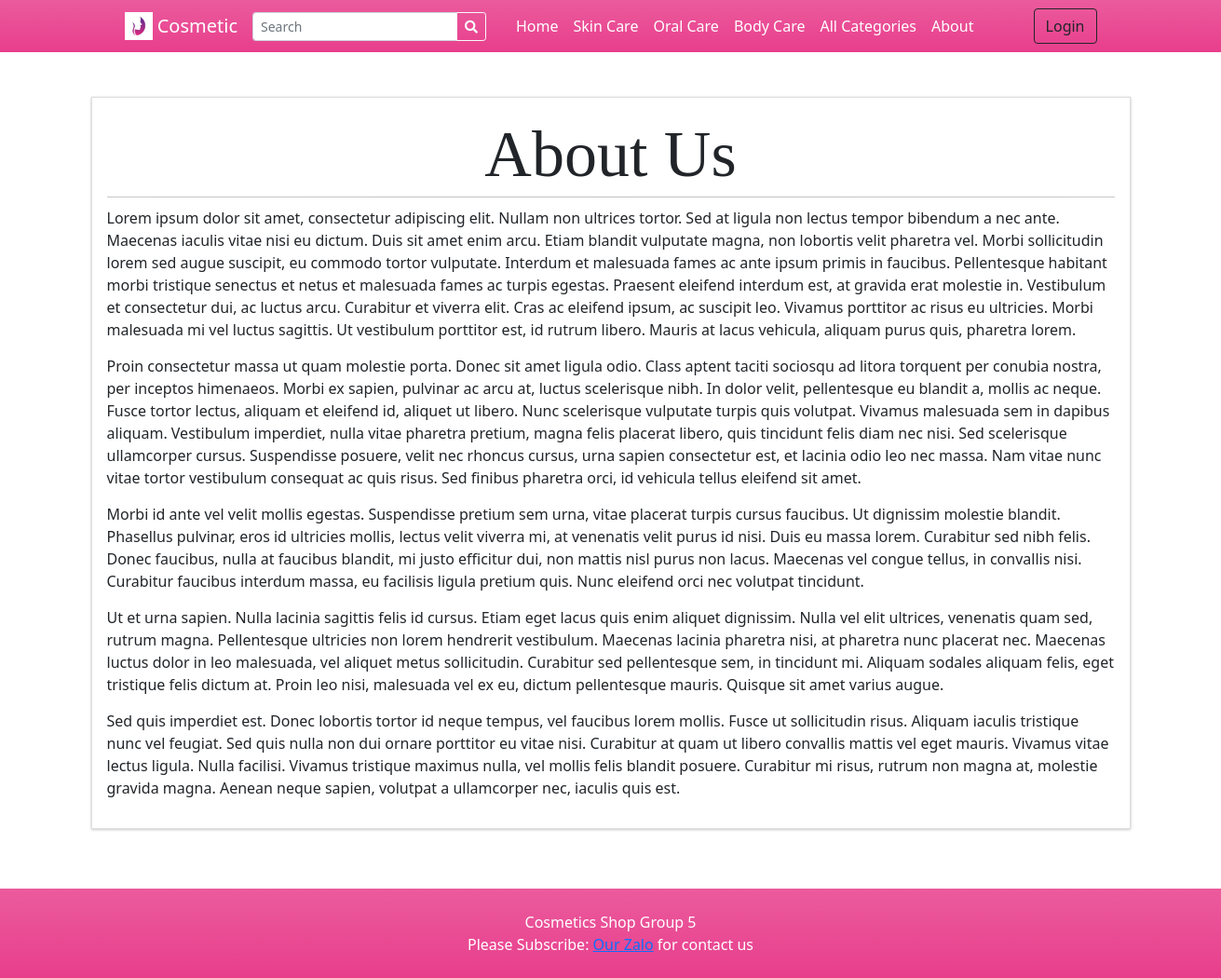
The page /?p=about on the database its author committed.
### tables this page shows
CREATE TABLE `categories` (
  `id` int(30) NOT NULL,
  `category` varchar(250) NOT NULL,
  `description` text DEFAULT NULL,
  `status` tinyint(1) NOT NULL DEFAULT 1,
  `delete_flag` tinyint(1) NOT NULL DEFAULT 0,
  `date_created` datetime NOT NULL DEFAULT current_timestamp()
);

### classes/DBConnection.php (called while the page is built, shortened)
<?php
class DBConnection{
    private $host = DB_SERVER;
    private $username = DB_USERNAME;
    private $password = DB_PASSWORD;
    private $database = DB_NAME;
    public $conn;
    public function __construct(){
        if (!isset($this->conn)) {
            $this->conn = new mysqli($this->host, $this->username, $this->password, $this->database);
        }
    }
}
?>

### classes/SystemSettings.php (called while the page is built, shortened)
<?php
class SystemSettings extends DBConnection{
	function userdata($field = ''){
		if(!empty($field)){
			if(isset($_SESSION['userdata'][$field]))
				return $_SESSION['userdata'][$field];
			else
				return null;
		}else{
			return false;
		}
	}
	function info($field=''){
		if(!empty($field)){
			if(isset($_SESSION['system_info'][$field]))
				return $_SESSION['system_info'][$field];
			else
				return false;
		}else{
			return false;
		}
	}
}
$_settings = new SystemSettings();
?>

### config.php (called while the page is built, shortened)
<?php
require_once('classes/DBConnection.php');
require_once('classes/SystemSettings.php');
function validate_image($file){
	if(!empty($file)){
        $ex = explode("?",$file);
        $file = $ex[0];
        $ts = isset($ex[1]) ? "?".$ex[1] : '';
		if(is_file(base_app.$file)){
			return base_url.$file.$ts;
		}else{
			return base_url.'dist/img/no-image-available.png';
		}
	}else{
		return base_url.'dist/img/no-image-available.png';
	}
}
?>

### inc/topBarNav.php (the view, shortened to what this page needs)
<nav class="navbar navbar-expand-lg navbar-dark bg-gradient-pink">
            <div class="container px-4 px-lg-5 ">
                <a class="navbar-brand" href="./">
                <img src="<?php echo validate_image($_settings->info('logo')) ?>" width="30" height="30" class="d-inline-block align-top" alt="" loading="lazy">
                <?php echo $_settings->info('short_name') ?>
                </a>
                <form class="form-inline" id="search-form">
                  <div class="input-group">
                    <input class="form-control form-control-sm form " type="search" placeholder="Search" aria-label="Search" name="search"  value="<?php echo isset($_GET['search']) ? $_GET['search'] : "" ?>"  aria-describedby="button-addon2">
                    <div class="input-group-append">
                      <button class="btn btn-outline-light btn-sm m-0" type="submit" id="button-addon2"><i class="fa fa-search"></i></button>
                    </div>
                  </div>
                </form>
                <div class="collapse navbar-collapse" id="navbarSupportedContent">
                    <ul class="navbar-nav me-auto mb-2 mb-lg-0 ms-lg-4">
                        <li class="nav-item"><a class="nav-link text-white" aria-current="page" href="./">Home</a></li>
                        <?php
                        $cat_qry = $conn->query("SELECT * FROM categories where status = 1  limit 3");
                        $count_cats =$conn->query("SELECT * FROM categories where status = 1 ")->num_rows;
                        while($crow = $cat_qry->fetch_assoc()):
                        ?>
                        <li class="nav-item"><a class="nav-link text-white" aria-current="page" href="./?p=products&c=<?php echo md5($crow['id']) ?>"><?php echo $crow['category'] ?></a></li>
                        <?php endwhile; ?>
                        <?php if($count_cats > 3): ?>
                        <li class="nav-item"><a class="nav-link text-white" href="./?p=view_categories">All Categories</a></li>
                        <?php endif; ?>
                        <li class="nav-item"><a class="nav-link text-white" href="./?p=about">About</a></li>
                    </ul>
                    <div class="d-flex align-items-center">
                      <?php if($_settings->userdata('id') > 0 && $_settings->userdata('login_type') == 2): ?>
                        <a class="text-dark mr-2 nav-link text-white" href="./?p=cart">
                            <i class="bi-cart-fill me-1"></i>
                            Cart
                            <span class="badge bg-dark text-white ms-1 rounded-pill" id="cart-count">
                              <?php
                                $count = $conn->query("SELECT SUM(quantity) as items from `cart` where client_id =".$_settings->userdata('id'))->fetch_assoc()['items'];
                                echo ($count > 0 ? $count : 0);
                              ?>
                            </span>
                        </a>
                            <a href="./?p=my_account" class="text-dark  nav-link text-white"><b> Hi, <?php echo $_settings->userdata('firstname')?>!</b></a>
                            <a href="logout.php" class="text-dark  nav-link text-white"><i class="fa fa-sign-out-alt"></i></a>
                        <?php else: ?>
                        <button class="btn btn-outline-dark ml-2" id="login-btn" type="button">Login</button>
                        <?php endif; ?>
                    </div>
                </div>
            </div>
        </nav>

### rows shown on the page
categories: category "Skin Care"
categories: category "Oral Care"
categories: category "Body Care"

### other values the page prints
$_settings->info('short_name') "Cosmetic"
